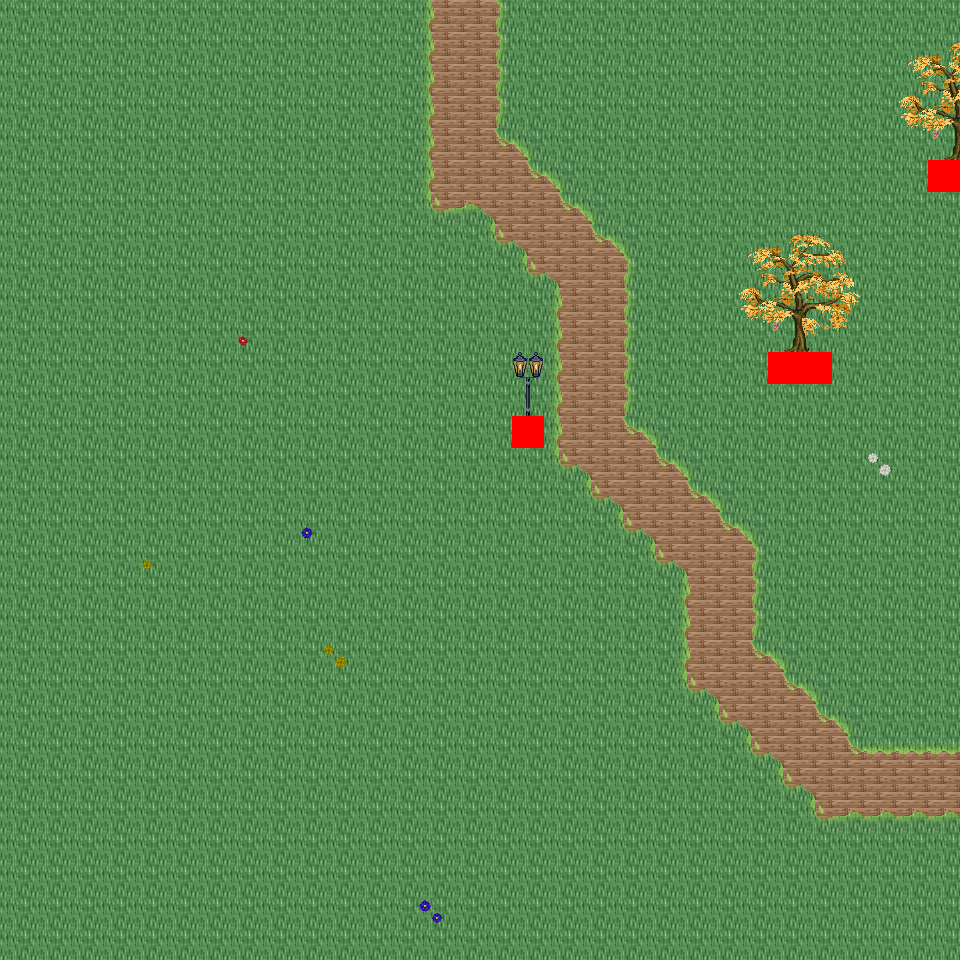

Below is a game level as drawn by its tile map, then a one-line description and the .tmx that defines it (tile-layer data replaced by summaries):
An orthogonal 30x30 tile map with 32x32 px tiles, 6 tile layers (Ground, Object, Object2, Above, ...), 34 tilesets and 3 objects (3x mapExit).

<map version="1.0" orientation="orthogonal" renderorder="right-down" width="30" height="30" tilewidth="32" tileheight="32" nextobjectid="4">
  <tileset firstgid="1" name="tileset_logic_collision" tilewidth="32" tileheight="32" tilecount="1" columns="1">
    <image source="../drawable/tileset_logic_collision.png" width="32" height="32" />
  </tileset>
  <tileset firstgid="2" name="tileset_ground_ridge_earth_pale" tilewidth="32" tileheight="32" tilecount="96" columns="12">
    <image source="../drawable/tileset_ground_ridge_earth_pale.png" width="384" height="256" />
  </tileset>
  <tileset firstgid="98" name="tileset_ground_ridge_earth_dark" tilewidth="32" tileheight="32" tilecount="96" columns="12">
    <image source="../drawable/tileset_ground_ridge_earth_dark.png" width="384" height="256" />
  </tileset>
  <tileset firstgid="194" name="tileset_ground_ground" tilewidth="32" tileheight="32" tilecount="33" columns="3">
    <image source="../drawable/tileset_ground_ground.png" width="96" height="352" />
  </tileset>
  <tileset firstgid="227" name="tileset_building_castle" tilewidth="32" tileheight="32" tilecount="320" columns="20">
    <image source="../drawable/tileset_building_castle.png" width="640" height="512" />
  </tileset>
  <tileset firstgid="547" name="tileset_ground_grass_corners" tilewidth="32" tileheight="32" tilecount="24" columns="6">
    <image source="../drawable/tileset_ground_grass_corners.png" width="192" height="128" />
  </tileset>
  <tileset firstgid="571" name="tileset_ground_grass_edges" tilewidth="32" tileheight="32" tilecount="36" columns="12">
    <image source="../drawable/tileset_ground_grass_edges.png" width="384" height="96" />
  </tileset>
  <tileset firstgid="607" name="tileset_item_pot_barrels_1" tilewidth="32" tileheight="32" tilecount="8" columns="4">
    <image source="../drawable/tileset_item_pot_barrels_1.png" width="128" height="64" />
  </tileset>
  <tileset firstgid="615" name="tileset_item_weapon_cannon" tilewidth="32" tileheight="32" tilecount="12" columns="3">
    <image source="../drawable/tileset_item_weapon_cannon.png" width="96" height="128" />
  </tileset>
  <tileset firstgid="627" name="tileset_building_door_door" tilewidth="32" tileheight="32" tilecount="6" columns="3">
    <image source="../drawable/tileset_building_door_door.png" width="96" height="64" />
  </tileset>
  <tileset firstgid="633" name="tileset_building_door_closed" tilewidth="32" tileheight="32" tilecount="1" columns="1">
    <image source="../drawable/tileset_building_door_closed.png" width="32" height="32" />
  </tileset>
  <tileset firstgid="634" name="tileset_building_window_window_centered" tilewidth="32" tileheight="32" tilecount="1" columns="1">
    <image source="../drawable/tileset_building_window_window_centered.png" width="32" height="32" />
  </tileset>
  <tileset firstgid="635" name="tileset_building_decoration_chimney_big" tilewidth="32" tileheight="32" tilecount="2" columns="1">
    <image source="../drawable/tileset_building_decoration_chimney_big.png" width="32" height="64" />
  </tileset>
  <tileset firstgid="637" name="tileset_building_tan_building" tilewidth="32" tileheight="32" tilecount="24" columns="4">
    <image source="../drawable/tileset_building_tan_building.png" width="128" height="192" />
  </tileset>
  <tileset firstgid="661" name="tileset_building_museum" tilewidth="32" tileheight="32" tilecount="56" columns="7">
    <image source="../drawable/tileset_building_museum.png" width="224" height="256" />
  </tileset>
  <tileset firstgid="717" name="tileset_building_decoration_chimney" tilewidth="32" tileheight="32" tilecount="2" columns="1">
    <image source="../drawable/tileset_building_decoration_chimney.png" width="32" height="64" />
  </tileset>
  <tileset firstgid="719" name="tileset_plant_tree_fall_trees" tilewidth="32" tileheight="32" tilecount="40" columns="8">
    <image source="../drawable/tileset_plant_tree_fall_trees.png" width="256" height="160" />
  </tileset>
  <tileset firstgid="759" name="tileset_plant_leaves" tilewidth="32" tileheight="32" tilecount="8" columns="4">
    <image source="../drawable/tileset_plant_leaves.png" width="128" height="64" />
  </tileset>
  <tileset firstgid="767" name="tileset_plant_vine" tilewidth="32" tileheight="32" tilecount="3" columns="1">
    <image source="../drawable/tileset_plant_vine.png" width="32" height="96" />
  </tileset>
  <tileset firstgid="770" name="tileset_item_pot_pot_burgundy" tilewidth="32" tileheight="32" tilecount="1" columns="1">
    <image source="../drawable/tileset_item_pot_pot_burgundy.png" width="32" height="32" />
  </tileset>
  <tileset firstgid="771" name="tileset_building_stairs_stairs_grey" tilewidth="32" tileheight="32" tilecount="6" columns="3">
    <image source="../drawable/tileset_building_stairs_stairs_grey.png" width="96" height="64" />
  </tileset>
  <tileset firstgid="777" name="tileset_furniture_light_lamp_blue" tilewidth="32" tileheight="32" tilecount="3" columns="1">
    <image source="../drawable/tileset_furniture_light_lamp_blue.png" width="32" height="96" />
  </tileset>
  <tileset firstgid="780" name="tileset_light_dim_light_7x5" tilewidth="32" tileheight="32" tilecount="35" columns="7">
    <image source="../drawable/tileset_light_dim_light_7x5.png" width="224" height="160" />
  </tileset>
  <tileset firstgid="815" name="tileset_plant_flower_daisy_blue" tilewidth="32" tileheight="32" tilecount="8" columns="2">
    <image source="../drawable/tileset_plant_flower_daisy_blue.png" width="64" height="128" />
  </tileset>
  <tileset firstgid="823" name="tileset_plant_flower_daisy_red" tilewidth="32" tileheight="32" tilecount="8" columns="2">
    <image source="../drawable/tileset_plant_flower_daisy_red.png" width="64" height="128" />
  </tileset>
  <tileset firstgid="831" name="tileset_plant_flower_daisy_white" tilewidth="32" tileheight="32" tilecount="8" columns="2">
    <image source="../drawable/tileset_plant_flower_daisy_white.png" width="64" height="128" />
  </tileset>
  <tileset firstgid="839" name="tileset_plant_flower_daisy_yellow" tilewidth="32" tileheight="32" tilecount="8" columns="2">
    <image source="../drawable/tileset_plant_flower_daisy_yellow.png" width="64" height="128" />
  </tileset>
  <tileset firstgid="847" name="tileset_ground_ground_3" tilewidth="32" tileheight="32" tilecount="5" columns="5">
    <image source="../drawable/tileset_ground_ground_3.png" width="160" height="32" />
  </tileset>
  <tileset firstgid="852" name="tileset_building_cottage" tilewidth="32" tileheight="32" tilecount="256" columns="16">
    <image source="../drawable/tileset_building_cottage.png" width="512" height="512" />
  </tileset>
  <tileset firstgid="1108" name="tileset_building_roof_thatched_roof" tilewidth="32" tileheight="32" tilecount="256" columns="16">
    <image source="../drawable/tileset_building_roof_thatched_roof.png" width="512" height="512" />
  </tileset>
  <tileset firstgid="1364" name="tileset_building_door_doors" tilewidth="32" tileheight="32" tilecount="256" columns="16">
    <image source="../drawable/tileset_building_door_doors.png" width="512" height="512" />
  </tileset>
  <tileset firstgid="1620" name="tileset_building_window_windows" tilewidth="32" tileheight="32" tilecount="256" columns="16">
    <image source="../drawable/tileset_building_window_windows.png" width="512" height="512" />
  </tileset>
  <tileset firstgid="1876" name="tileset_logic_portal" tilewidth="32" tileheight="32" tilecount="24" columns="8">
    <image source="../drawable/tileset_logic_portal.png" width="256" height="96" />
  </tileset>
  <tileset firstgid="1900" name="tileset_building_decoration_banner" tilewidth="32" tileheight="32" tilecount="12" columns="1">
    <image source="../drawable/tileset_building_decoration_banner.png" width="32" height="384" />
  </tileset>
  <layer name="Ground" width="30" height="30">
    <data>[900 cells, 900 non-empty, 2 distinct tile ids]</data>
  </layer>
  <layer name="Object" width="30" height="30">
    <data>[900 cells, 90 non-empty, 17 distinct tile ids]</data>
  </layer>
  <layer name="Object2" width="30" height="30">
    <data>[900 cells, 6 non-empty, 4 distinct tile ids]</data>
  </layer>
  <layer name="Above" width="30" height="30">
    <data>[900 cells, 26 non-empty, 18 distinct tile ids]</data>
  </layer>
  <layer name="Above2" width="30" height="30">
    <data>[900 cells, 0 non-empty, 0 distinct tile ids]</data>
  </layer>
  <layer name="Walkable" width="30" height="30">
    <data>[900 cells, 4 non-empty, 1 distinct tile ids]</data>
  </layer>
  <objectgroup name="MapEvents">
    <object id="1" name="south" type="mapExit" x="0" y="928" width="960" height="32">
      <properties>
        <property name="map" value="level_0_x51_y60" />
        <property name="x" value="0" />
        <property name="y" value="1" />
      </properties>
    </object>
    <object id="2" name="east" type="mapExit" x="928" y="0" width="32" height="160">
      <properties>
        <property name="map" value="level_0_x52_y59" />
        <property name="x" value="1" />
        <property name="y" value="0" />
      </properties>
    </object>
    <object id="3" name="east2" type="mapExit" x="928" y="192" width="32" height="768">
      <properties>
        <property name="map" value="level_0_x52_y59" />
        <property name="x" value="1" />
        <property name="y" value="6" />
      </properties>
    </object>
  </objectgroup>
</map>
